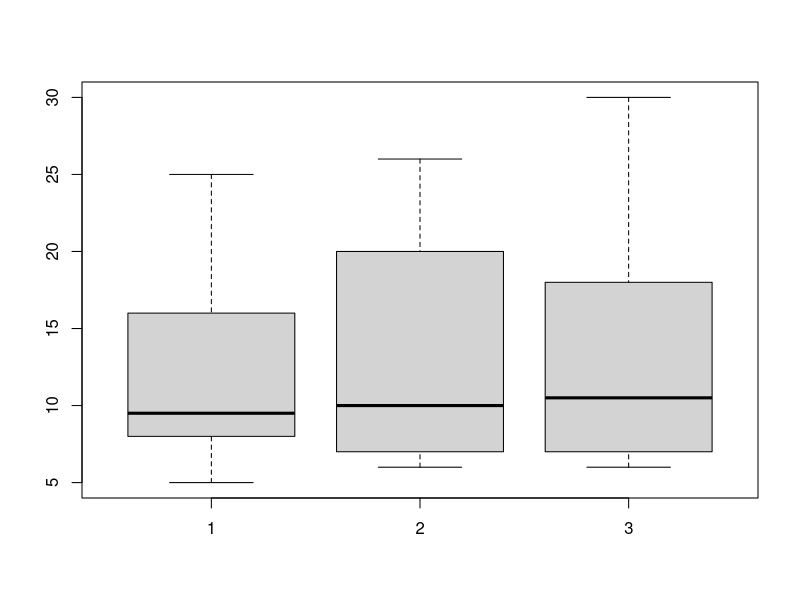
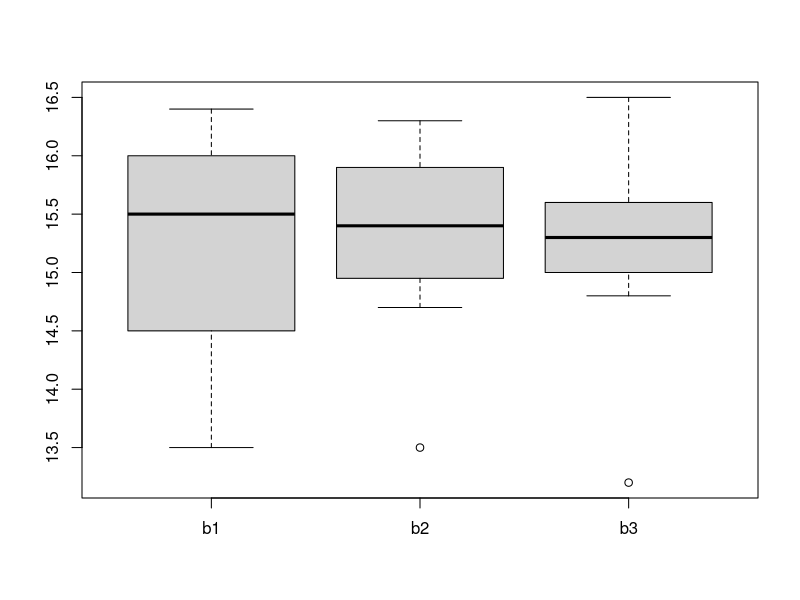

These charts were generated, in order, by the following R code:
## ---- chunk 1
knitr::opts_chunk$set(echo = TRUE)
## ---- chunk 2
library(dplyr)

a=c(5,7,6,8,6,7,8,8,6,10)
b=c(6,8,9,11,13,12,10,8,9,10)
d=c(14,25,26,18,19,22,21,16,20,30)
q = c(a,b,d)
group = rep(1:3, each=n)
group_d = data.frame(q, group)
sapply(group_d, class)
group_d$group= factor(group_d$group)
qa = aov(q ~ group, data = group_d)
summary(qa)
chisq.t = sum(q)
boxplot(q ~ group, main = "", xlab = "",ylab = "",data=group_d)


# a=c(5,7,6,8,6,7,8,8,6,10), b=c(6,8,9,11,13,12,10,8,9,10), d=c(14,25,26,18,19,22,21,16,20,30)
#h = data.frame(a,b,d), like = stack(h), oneway.test(values ~ ind, data = like, var.equal = T) 
## ---- chunk 3
library(dplyr)
b1 = c(15.5,14.3,16.3,13.5,15.7,16.4,14.7)
b2 = c(14.7,16.3,15.5,15.2,16.3,13.5,15.4)
b3 = c(15.5,13.2,16.5,15.7,15.3,15.2,14.8)

p = data.frame(b1,b2,b3)
ps = stack(p)

names(ps)=c("가격","시장")
ps
boxplot(ps$가격 ~ ps$시장, main = "", xlab = "",ylab = "")

#11-1
x= rnorm(80,0.15,10)
mean(x)
sd(x)
t.test(x, mu=15, alternative = "greater")
## ---- chunk 4
library(dplyr)
11-2

한갑=c(23,31,13,67)
반갑=c(21,48,23,92)
x=c(63,159,119,341)
계=c(107,238,155,500)

data = data.frame(한갑,반갑,x,계)
data1 = apply(data, c(1,2), sum)
round(prop.table(data1, margin = 2) * 100, 1)


a.n = margin.table(data1, margin = 1)
g.n = margin.table(data1, margin = 2)

a.p = a.n /margin.table(data1)
g.p = g.n /margin.table(data1)
expected = margin.table(data1) * (a.p %*% t (g.p))
addmargins(expected)
qchisq(0.95,df=2)
1-pchisq(chisq.t, df=2)
chisq.test(data1)
#X-squared = 12.827, df = 9, p-value = 0.1706 
